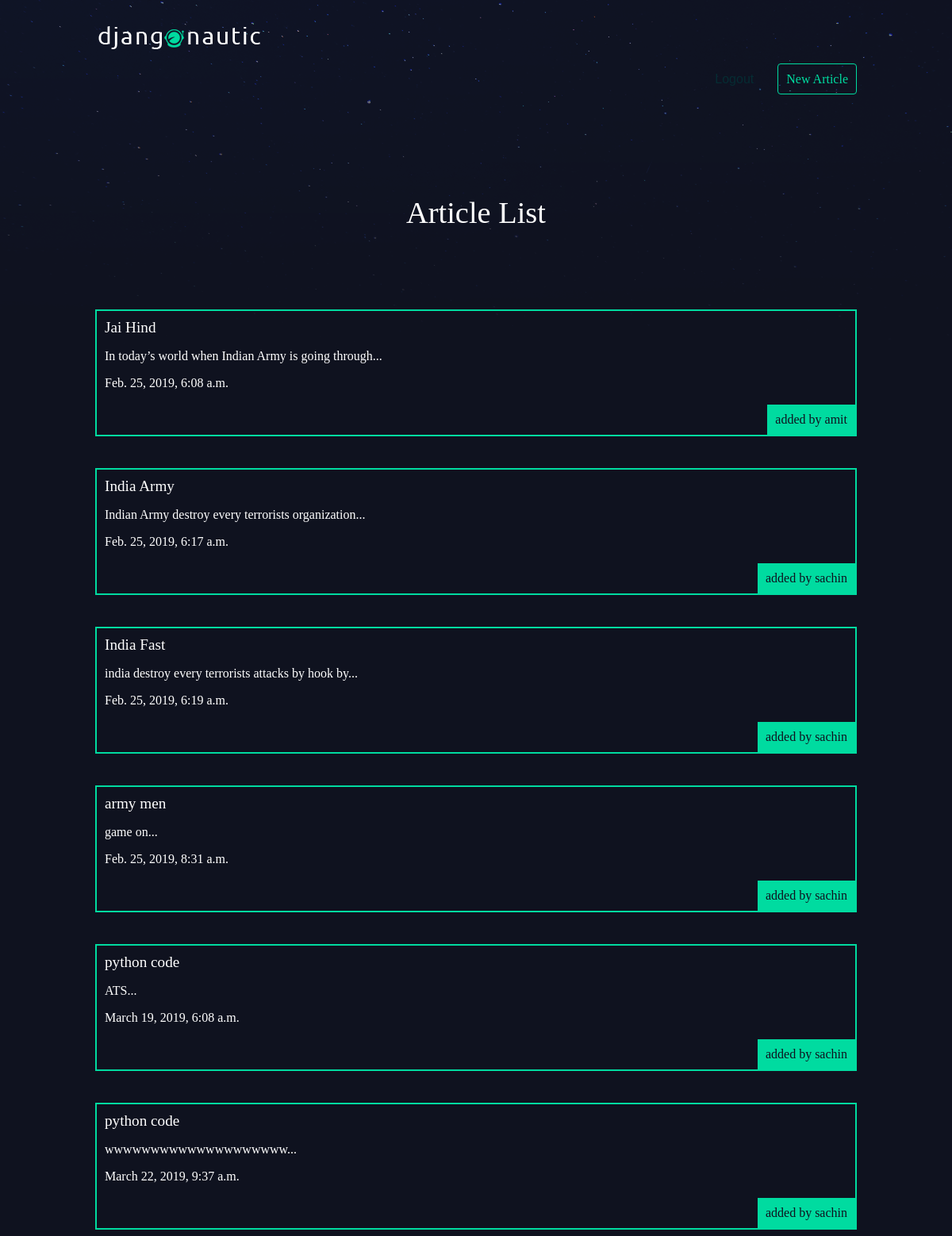
Screenshot of /articles/ (signed in) with the database file from the repository.
### articles/models.py (models this page shows, shortened)
class Article(models.Model):
	title = models.CharField(max_length=100)
	slug = models.SlugField()
	body = models.TextField()
	date = models.DateTimeField(auto_now_add=True)
	thumb = models.ImageField(default='default.png', blank=True)
	author = models.ForeignKey(User, models.SET_NULL,blank=True,null=True)
	@property
	def snippet(self):
		return self.body[:50] + '...'

### articles/views.py (the view)
def article_list(request):
	articles = Article.objects.all().order_by('date')
	return render(request, 'articles/article_list.html', {'articles': articles})

### articles/templates/articles/article_list.html
{% extends 'base_layout.html' %}
{% block content %}
<h1>Article List</h1>
<div class = "articles">
    {% for article in articles %}
    <div class="article">
        <h2><a href= "{% url 'articles:detail' slug=article.slug %}">{{ article.title }}</a></h2>
        <p>{{ article.snippet }}</p>
        <p>{{ article.date }}</p>
        <p class="author">added by {{ article.author.username }}</p>
    </div>
    {% endfor %}
</div>
{% endblock %}

### assets/styles.css (style rules this page uses)
body { background-color: #0f121f; background-repeat: no-repeat; color: #fff; }
body { background-image: url(/static/stars.png); }
h1, h2, h3 { font-weight: normal; margin: 0; }
a, a:hover, a:visited { color: #fff; text-decoration: none; }
div.wrapper h1 { text-align: center; font-size: 2.4em; margin-top: 100px; margin-right: 100px; margin-left: 100px; margin-bottom: 100px; }
.articles { display: grid; grid-template-columns: auto; grid-gap: 40px; }
.article { padding: 10px; border: 2px solid #00dba0; position: relative; padding-bottom: 40px; }
.article h2 { font-size: 1.2em; }
.article .author { padding: 10px; background: #00dba0; position: absolute; right: 0; bottom: 0; margin: 0; color: #0f121f; }

### rows the page displays
Article: title "Jai Hind", snippet "In today’s world when Indian Army is going through...", date "Feb. 25, 2019, 6:08 a.m.", author.username "amit"
Article: title "India Army", snippet "Indian Army destroy every terrorists organization...", date "Feb. 25, 2019, 6:17 a.m.", author.username "sachin"
Article: title "India Fast", snippet "india destroy every terrorists attacks by hook by...", date "Feb. 25, 2019, 6:19 a.m.", author.username "sachin"
Article: title "army men", snippet "game on...", date "Feb. 25, 2019, 8:31 a.m.", author.username "sachin"
Article: title "python code", snippet "ATS...", date "March 19, 2019, 6:08 a.m.", author.username "sachin"
Article: title "python code", snippet "wwwwwwwwwwwwwwwwwwww...", date "March 22, 2019, 9:37 a.m.", author.username "sachin"
